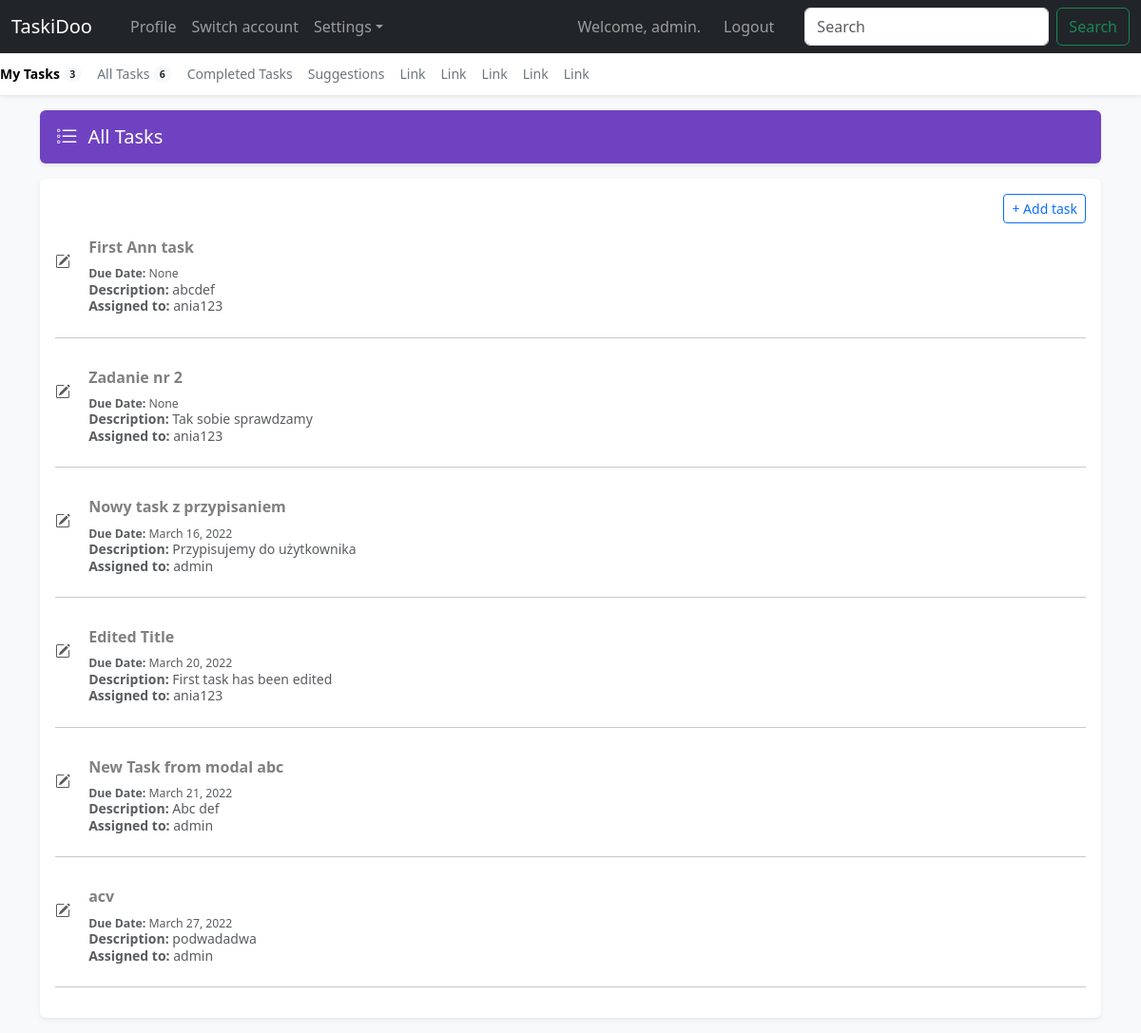
The page /all_tasks/ (signed in) on the database as committed earlier.
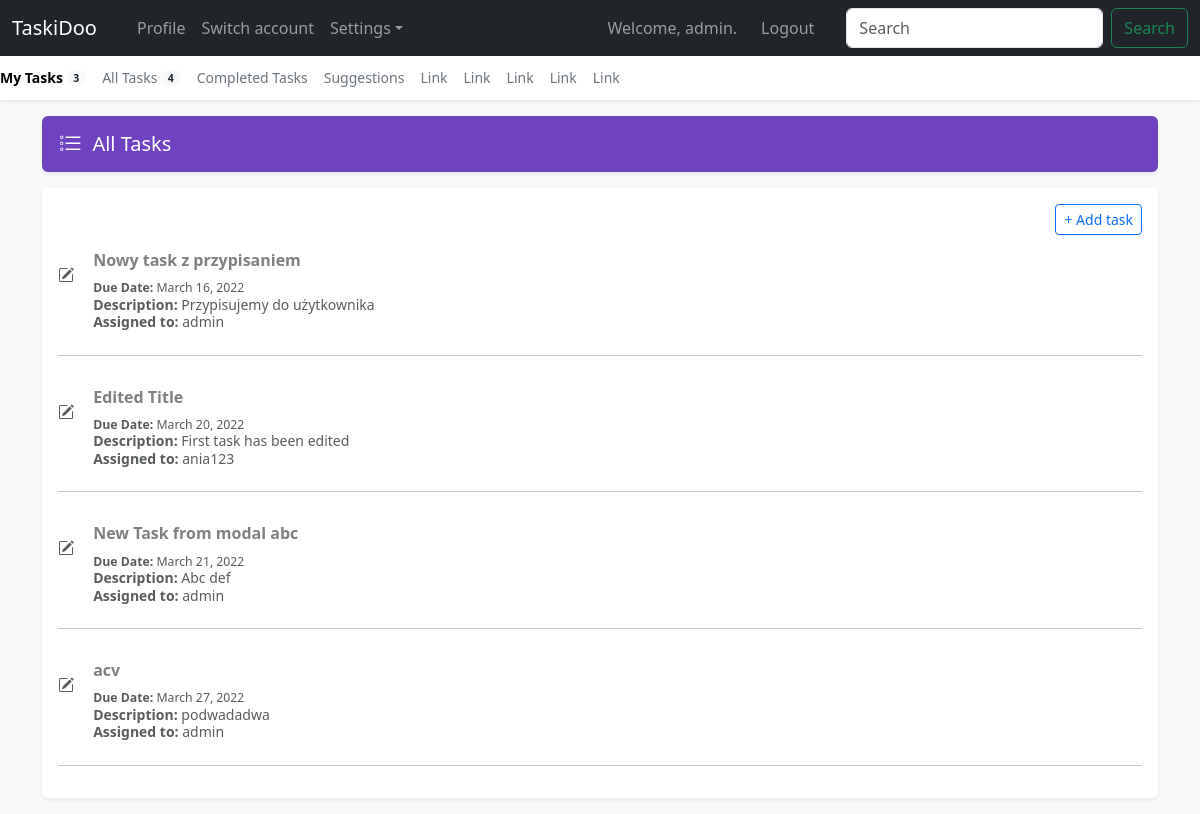
The same page on the database as committed later.
### todo_apps/models.py (models this page shows, shortened)
class Task(models.Model):
    text_title = models.CharField(max_length=200)
    text_desc = models.TextField(max_length=10000, default='')
    date_added = models.DateTimeField(auto_now_add=True)
    owner = models.ForeignKey(User, on_delete=models.CASCADE)
    comment = models.TextField(max_length=10000, default='')
    date_due = models.DateField()
    status = models.BooleanField(default=False)

### todo_apps/views.py (the view)
# urls.py: path('all_tasks/', views.all_tasks, name='all_tasks'),
@login_required
def all_tasks(request):
    all_tasks = Task.objects.filter(status=False).order_by('date_due')
    tasks = Task.objects.filter(owner=request.user, status=False)
    context = {'all_tasks': all_tasks, 'tasks': tasks}
    return render(request, 'todo_apps/all_tasks.html', context)

### todo_apps/templates/todo_apps/all_tasks.html (shortened to what this page needs)
{% extends "todo_apps/base.html" %}
{% block content %}
<main class="container">
    <div class="d-flex align-items-center p-3 my-3 text-white bg-purple rounded shadow-sm">
        <div class="lh-1">
            <h1 class="h5 mb-0 text-white lh-1">All Tasks</h1>
        </div>
    </div>
    <div class="my-3 p-3 bg-body rounded shadow-sm">
        <div class="d-block text-end">
            <button class="myBtn btn btn-outline-primary btn-sm" hx-get="{% url 'todo_apps:new_task' %}" hx-target="#dialog">+ Add task</a></button>
        </div>
        {% for task in all_tasks %}
            <div class="d-flex text-muted pt-3">
            <p class="pb-2 mb-0 small lh-sm" hx-trigger="click" hx-get="{% url 'todo_apps:edit_task' task.id %}" hx-target="#dialog">
                <a class="myBtn d-block text-decoration-none task-item h6"><strong>{{ task.text_title }}</strong></a>
                <small><strong>Due Date:</strong> {{ task.date_due }}</small></br>
                <strong>Description:</strong> {{ task.text_desc }}</br>
                <strong>Assigned to:</strong> {{ task.owner }}
            </p>
            </div>
            <hr style="background-color: #dee2e6 1px solid">
        {% empty %}
            <p>No tasks added!</p>
        {% endfor %}
    </div>
    </main>
{% endblock content %}

### todo_apps/templates/todo_apps/base.html (shortened to what this page needs)
{% load bootstrap5 %}
<!doctype html>
<html lang="en">
  <head>
    {% bootstrap_css %}
  </head>
  {% if user.is_authenticated %}
  <body class="bg-light">
        <nav class="navbar navbar-expand-lg fixed-top navbar-dark bg-dark" aria-label="Main navigation">
        <div class="container-fluid">
            <a class="navbar-brand" href="{% url 'todo_apps:index' %}">TaskiDoo</a>
            <div class="navbar-collapse offcanvas-collapse" id="navbarsExampleDefault">
            <ul class="navbar-nav me-auto mb-2 mb-lg-0">
                <li class="nav-item">
                  <a class="nav-link"></a>
                  </li>
                <li class="nav-item">
                <a class="nav-link" href="#">Profile</a>
                </li>
                <li class="nav-item">
                <a class="nav-link" href="#">Switch account</a>
                </li>
                <li class="nav-item dropdown">
                <a class="nav-link dropdown-toggle" href="#" id="dropdown01" data-bs-toggle="dropdown" aria-expanded="false">Settings</a>
                </li>
            </ul>
            <ul class="navbar-nav me-0 mb-5 mb-lg-0">
            {% if user.is_authenticated %}
            <li class="nav-item me-2">
            <a class="nav-link">Welcome, {{ user.username }}.</a>
            </li>
            <li class="nav-item me-4">
                <a class="nav-link" href="{% url 'users:logout' %}">Logout</a>
            </li>
            {% endif %}
            <form class="d-flex">
                <input class="form-control me-2" type="search" placeholder="Search" aria-label="Search">
                <button class="btn btn-outline-success" type="submit">Search</button>
            </form>
            </div>
        </div>
        </nav>
        <div class="nav-scroller bg-body shadow-sm">
        <nav class="nav nav-underline" aria-label="Secondary navigation">
            <a class="nav-link active" aria-current="page" href="{% url 'todo_apps:tasks' %}">
              My Tasks
            <span class="badge bg-light text-dark rounded-pill align-text-bottom">{{ tasks.count }}</span>
            </a>
            <a class="nav-link" href="{% url 'todo_apps:all_tasks' %}">
              All Tasks
            <span class="badge bg-light text-dark rounded-pill align-text-bottom">{{ all_tasks.count}}</span>
            </a>
            <a class="nav-link" href="{% url 'todo_apps:completed_tasks' %}">Completed Tasks</a>
            <a class="nav-link" href="#">Suggestions</a>
            <a class="nav-link" href="#">Link</a>
            <a class="nav-link" href="#">Link</a>
            <a class="nav-link" href="#">Link</a>
            <a class="nav-link" href="#">Link</a>
            <a class="nav-link" href="#">Link</a>
        </nav>
        </div>
{% endif %}
{% block content %} {% endblock content %}
  </body>
</html>

Rows that differ between the two databases and show on the page:
removed Task: text_title "First Ann task", date_due "None", text_desc "abcdef", owner "ania123"
removed Task: text_title "Zadanie nr 2", date_due "None", text_desc "Tak sobie sprawdzamy", owner "ania123"
Other text that changed with them:
{{ all_tasks.count }}: "6" → "4"
